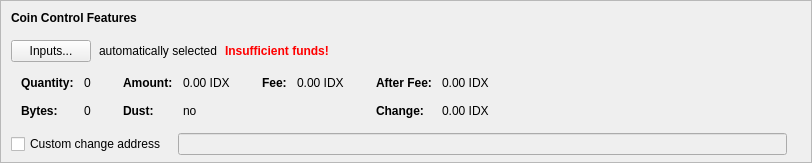
    <widget class="QFrame" name="frameCoinControl">
     <property name="sizePolicy">
      <sizepolicy hsizetype="Expanding" vsizetype="Expanding">
       <horstretch>0</horstretch>
       <verstretch>0</verstretch>
      </sizepolicy>
     </property>
     <property name="maximumSize">
      <size>
       <width>16777215</width>
       <height>16777215</height>
      </size>
     </property>
     <property name="frameShape">
      <enum>QFrame::StyledPanel</enum>
     </property>
     <property name="frameShadow">
      <enum>QFrame::Sunken</enum>
     </property>
     <layout class="QVBoxLayout" name="verticalLayoutCoinControl2">
      <property name="spacing">
       <number>0</number>
      </property>
      <property name="leftMargin">
       <number>0</number>
      </property>
      <property name="topMargin">
       <number>0</number>
      </property>
      <property name="rightMargin">
       <number>0</number>
      </property>
      <property name="bottomMargin">
       <number>6</number>
      </property>
      <item>
       <layout class="QVBoxLayout" name="verticalLayoutCoinControl" stretch="0,0,0,0,1">
        <property name="spacing">
         <number>0</number>
        </property>
        <property name="leftMargin">
         <number>10</number>
        </property>
        <property name="topMargin">
         <number>10</number>
        </property>
        <item>
         <layout class="QHBoxLayout" name="horizontalLayoutCoinControl1">
          <property name="bottomMargin">
           <number>15</number>
          </property>
          <item>
           <widget class="QLabel" name="labelCoinControlFeatures">
            <property name="sizePolicy">
             <sizepolicy hsizetype="Preferred" vsizetype="Maximum">
              <horstretch>0</horstretch>
              <verstretch>0</verstretch>
             </sizepolicy>
            </property>
            <property name="font">
             <font>
              <weight>75</weight>
              <bold>true</bold>
             </font>
            </property>
            <property name="styleSheet">
             <string notr="true">font-weight:bold;</string>
            </property>
            <property name="text">
             <string>Coin Control Features</string>
            </property>
           </widget>
          </item>
         </layout>
        </item>
        <item>
         <layout class="QHBoxLayout" name="horizontalLayoutCoinControl2" stretch="0,0,0,0">
          <property name="spacing">
           <number>8</number>
          </property>
          <property name="bottomMargin">
           <number>10</number>
          </property>
          <item>
           <widget class="QPushButton" name="pushButtonCoinControl">
            <property name="styleSheet">
             <string notr="true"/>
            </property>
            <property name="text">
             <string>Inputs...</string>
            </property>
            <property name="autoDefault">
             <bool>false</bool>
            </property>
           </widget>
          </item>
          <item>
           <widget class="QLabel" name="labelCoinControlAutomaticallySelected">
            <property name="text">
             <string>automatically selected</string>
            </property>
            <property name="margin">
             <number>5</number>
            </property>
           </widget>
          </item>
          <item>
           <widget class="QLabel" name="labelCoinControlInsuffFunds">
            <property name="font">
             <font>
              <weight>75</weight>
              <bold>true</bold>
             </font>
            </property>
            <property name="styleSheet">
             <string notr="true">color:red;font-weight:bold;</string>
            </property>
            <property name="text">
             <string>Insufficient funds!</string>
            </property>
            <property name="margin">
             <number>5</number>
            </property>
           </widget>
          </item>
          <item>
           <spacer name="horizontalSpacerCoinControl">
            <property name="orientation">
             <enum>Qt::Horizontal</enum>
            </property>
            <property name="sizeHint" stdset="0">
             <size>
              <width>40</width>
              <height>1</height>
             </size>
            </property>
           </spacer>
          </item>
         </layout>
        </item>
        <item>
         <widget class="QWidget" name="widgetCoinControl" native="true">
          <property name="sizePolicy">
           <sizepolicy hsizetype="Preferred" vsizetype="Preferred">
            <horstretch>0</horstretch>
            <verstretch>0</verstretch>
           </sizepolicy>
          </property>
          <property name="minimumSize">
           <size>
            <width>0</width>
            <height>0</height>
           </size>
          </property>
          <property name="styleSheet">
           <string notr="true"/>
          </property>
          <layout class="QHBoxLayout" name="horizontalLayoutCoinControl5">
           <property name="leftMargin">
            <number>0</number>
           </property>
           <property name="topMargin">
            <number>0</number>
           </property>
           <property name="rightMargin">
            <number>0</number>
           </property>
           <property name="bottomMargin">
            <number>0</number>
           </property>
           <item>
            <layout class="QHBoxLayout" name="horizontalLayoutCoinControl3" stretch="0,0,0,1">
             <property name="spacing">
              <number>20</number>
             </property>
             <property name="topMargin">
              <number>0</number>
             </property>
             <property name="bottomMargin">
              <number>10</number>
             </property>
             <item>
              <layout class="QFormLayout" name="formLayoutCoinControl1">
               <property name="horizontalSpacing">
                <number>10</number>
               </property>
               <property name="verticalSpacing">
                <number>14</number>
               </property>
               <property name="leftMargin">
                <number>10</number>
               </property>
               <property name="topMargin">
                <number>4</number>
               </property>
               <property name="rightMargin">
                <number>6</number>
               </property>
               <item row="0" column="0">
                <widget class="QLabel" name="labelCoinControlQuantityText">
                 <property name="font">
                  <font>
                   <weight>75</weight>
                   <bold>true</bold>
                  </font>
                 </property>
                 <property name="text">
                  <string>Quantity:</string>
                 </property>
                 <property name="margin">
                  <number>0</number>
                 </property>
                </widget>
               </item>
               <item row="0" column="1">
                <widget class="QLabel" name="labelCoinControlQuantity">
                 <property name="cursor">
                  <cursorShape>IBeamCursor</cursorShape>
                 </property>
                 <property name="contextMenuPolicy">
                  <enum>Qt::ActionsContextMenu</enum>
                 </property>
                 <property name="text">
                  <string notr="true">0</string>
                 </property>
                 <property name="margin">
                  <number>0</number>
                 </property>
                 <property name="textInteractionFlags">
                  <set>Qt::LinksAccessibleByMouse|Qt::TextSelectableByKeyboard|Qt::TextSelectableByMouse</set>
                 </property>
                </widget>
               </item>
               <item row="1" column="0">
                <widget class="QLabel" name="labelCoinControlBytesText">
                 <property name="font">
                  <font>
                   <weight>75</weight>
                   <bold>true</bold>
                  </font>
                 </property>
                 <property name="text">
                  <string>Bytes:</string>
                 </property>
                </widget>
               </item>
               <item row="1" column="1">
                <widget class="QLabel" name="labelCoinControlBytes">
                 <property name="cursor">
                  <cursorShape>IBeamCursor</cursorShape>
                 </property>
                 <property name="contextMenuPolicy">
                  <enum>Qt::ActionsContextMenu</enum>
                 </property>
                 <property name="text">
                  <string notr="true">0</string>
                 </property>
                 <property name="textInteractionFlags">
                  <set>Qt::LinksAccessibleByMouse|Qt::TextSelectableByKeyboard|Qt::TextSelectableByMouse</set>
                 </property>
                </widget>
               </item>
              </layout>
             </item>
             <item>
              <layout class="QFormLayout" name="formLayoutCoinControl2">
               <property name="horizontalSpacing">
                <number>10</number>
               </property>
               <property name="verticalSpacing">
                <number>14</number>
               </property>
               <property name="leftMargin">
                <number>6</number>
               </property>
               <property name="topMargin">
                <number>4</number>
               </property>
               <property name="rightMargin">
                <number>6</number>
               </property>
               <item row="0" column="0">
                <widget class="QLabel" name="labelCoinControlAmountText">
                 <property name="font">
                  <font>
                   <weight>75</weight>
                   <bold>true</bold>
                  </font>
                 </property>
                 <property name="text">
                  <string>Amount:</string>
                 </property>
                 <property name="margin">
                  <number>0</number>
                 </property>
                </widget>
               </item>
               <item row="0" column="1">
                <widget class="QLabel" name="labelCoinControlAmount">
                 <property name="cursor">
                  <cursorShape>IBeamCursor</cursorShape>
                 </property>
                 <property name="contextMenuPolicy">
                  <enum>Qt::ActionsContextMenu</enum>
                 </property>
                 <property name="text">
                  <string notr="true">0.00 IDX</string>
                 </property>
                 <property name="textInteractionFlags">
                  <set>Qt::LinksAccessibleByMouse|Qt::TextSelectableByKeyboard|Qt::TextSelectableByMouse</set>
                 </property>
                </widget>
               </item>
               <item row="1" column="0">
                <widget class="QLabel" name="labelCoinControlLowOutputText">
                 <property name="font">
                  <font>
                   <weight>75</weight>
                   <bold>true</bold>
                  </font>
                 </property>
                 <property name="text">
                  <string>Dust:</string>
                 </property>
                </widget>
               </item>
               <item row="1" column="1">
                <widget class="QLabel" name="labelCoinControlLowOutput">
                 <property name="cursor">
                  <cursorShape>IBeamCursor</cursorShape>
                 </property>
                 <property name="contextMenuPolicy">
                  <enum>Qt::ActionsContextMenu</enum>
                 </property>
                 <property name="text">
                  <string notr="true">no</string>
                 </property>
                 <property name="textInteractionFlags">
                  <set>Qt::LinksAccessibleByMouse|Qt::TextSelectableByKeyboard|Qt::TextSelectableByMouse</set>
                 </property>
                </widget>
               </item>
              </layout>
             </item>
             <item>
              <layout class="QFormLayout" name="formLayoutCoinControl3">
               <property name="horizontalSpacing">
                <number>10</number>
               </property>
               <property name="verticalSpacing">
                <number>14</number>
               </property>
               <property name="leftMargin">
                <number>6</number>
               </property>
               <property name="topMargin">
                <number>4</number>
               </property>
               <property name="rightMargin">
                <number>6</number>
               </property>
               <item row="0" column="0">
                <widget class="QLabel" name="labelCoinControlFeeText">
                 <property name="font">
                  <font>
                   <weight>75</weight>
                   <bold>true</bold>
                  </font>
                 </property>
                 <property name="text">
                  <string>Fee:</string>
                 </property>
                 <property name="margin">
                  <number>0</number>
                 </property>
                </widget>
               </item>
               <item row="0" column="1">
                <widget class="QLabel" name="labelCoinControlFee">
                 <property name="cursor">
                  <cursorShape>IBeamCursor</cursorShape>
                 </property>
                 <property name="contextMenuPolicy">
                  <enum>Qt::ActionsContextMenu</enum>
                 </property>
                 <property name="text">
                  <string notr="true">0.00 IDX</string>
                 </property>
                 <property name="textInteractionFlags">
                  <set>Qt::LinksAccessibleByMouse|Qt::TextSelectableByKeyboard|Qt::TextSelectableByMouse</set>
                 </property>
                </widget>
               </item>
              </layout>
             </item>
             <item>
              <layout class="QFormLayout" name="formLayoutCoinControl4">
               <property name="horizontalSpacing">
                <number>10</number>
               </property>
               <property name="verticalSpacing">
                <number>14</number>
               </property>
               <property name="leftMargin">
                <number>6</number>
               </property>
               <property name="topMargin">
                <number>4</number>
               </property>
               <property name="rightMargin">
                <number>6</number>
               </property>
               <item row="0" column="0">
                <widget class="QLabel" name="labelCoinControlAfterFeeText">
                 <property name="font">
                  <font>
                   <weight>75</weight>
                   <bold>true</bold>
                  </font>
                 </property>
                 <property name="text">
                  <string>After Fee:</string>
                 </property>
                 <property name="margin">
                  <number>0</number>
                 </property>
                </widget>
               </item>
               <item row="0" column="1">
                <widget class="QLabel" name="labelCoinControlAfterFee">
                 <property name="cursor">
                  <cursorShape>IBeamCursor</cursorShape>
                 </property>
                 <property name="contextMenuPolicy">
                  <enum>Qt::ActionsContextMenu</enum>
                 </property>
                 <property name="text">
                  <string notr="true">0.00 IDX</string>
                 </property>
                 <property name="textInteractionFlags">
                  <set>Qt::LinksAccessibleByMouse|Qt::TextSelectableByKeyboard|Qt::TextSelectableByMouse</set>
                 </property>
                </widget>
               </item>
               <item row="1" column="0">
                <widget class="QLabel" name="labelCoinControlChangeText">
                 <property name="font">
                  <font>
                   <weight>75</weight>
                   <bold>true</bold>
                  </font>
                 </property>
                 <property name="text">
                  <string>Change:</string>
                 </property>
                </widget>
               </item>
               <item row="1" column="1">
                <widget class="QLabel" name="labelCoinControlChange">
                 <property name="cursor">
                  <cursorShape>IBeamCursor</cursorShape>
                 </property>
                 <property name="contextMenuPolicy">
                  <enum>Qt::ActionsContextMenu</enum>
                 </property>
                 <property name="text">
                  <string notr="true">0.00 IDX</string>
                 </property>
                 <property name="textInteractionFlags">
                  <set>Qt::LinksAccessibleByMouse|Qt::TextSelectableByKeyboard|Qt::TextSelectableByMouse</set>
                 </property>
                </widget>
               </item>
              </layout>
             </item>
            </layout>
           </item>
          </layout>
         </widget>
        </item>
        <item>
         <layout class="QHBoxLayout" name="horizontalLayoutCoinControl4" stretch="0,0,0">
          <property name="spacing">
           <number>12</number>
          </property>
          <property name="sizeConstraint">
           <enum>QLayout::SetDefaultConstraint</enum>
          </property>
          <property name="topMargin">
           <number>5</number>
          </property>
          <property name="rightMargin">
           <number>5</number>
          </property>
          <item>
           <widget class="QCheckBox" name="checkBoxCoinControlChange">
            <property name="toolTip">
             <string>If this is activated, but the change address is empty or invalid, change will be sent to a newly generated address.</string>
            </property>
            <property name="text">
             <string>Custom change address</string>
            </property>
           </widget>
          </item>
          <item>
           <widget class="QValidatedLineEdit" name="lineEditCoinControlChange">
            <property name="enabled">
             <bool>false</bool>
            </property>
            <property name="sizePolicy">
             <sizepolicy hsizetype="Expanding" vsizetype="Fixed">
              <horstretch>0</horstretch>
              <verstretch>0</verstretch>
             </sizepolicy>
            </property>
           </widget>
          </item>
          <item>
           <widget class="QLabel" name="labelCoinControlChangeLabel">
            <property name="sizePolicy">
             <sizepolicy hsizetype="Preferred" vsizetype="Expanding">
              <horstretch>0</horstretch>
              <verstretch>0</verstretch>
             </sizepolicy>
            </property>
            <property name="minimumSize">
             <size>
              <width>0</width>
              <height>0</height>
             </size>
            </property>
            <property name="text">
             <string/>
            </property>
            <property name="margin">
             <number>3</number>
            </property>
           </widget>
          </item>
         </layout>
        </item>
        <item>
         <spacer name="verticalSpacerCoinControl">
          <property name="orientation">
           <enum>Qt::Vertical</enum>
          </property>
          <property name="sizeHint" stdset="0">
           <size>
            <width>800</width>
            <height>1</height>
           </size>
          </property>
         </spacer>
        </item>
       </layout>
      </item>
     </layout>
    </widget>
